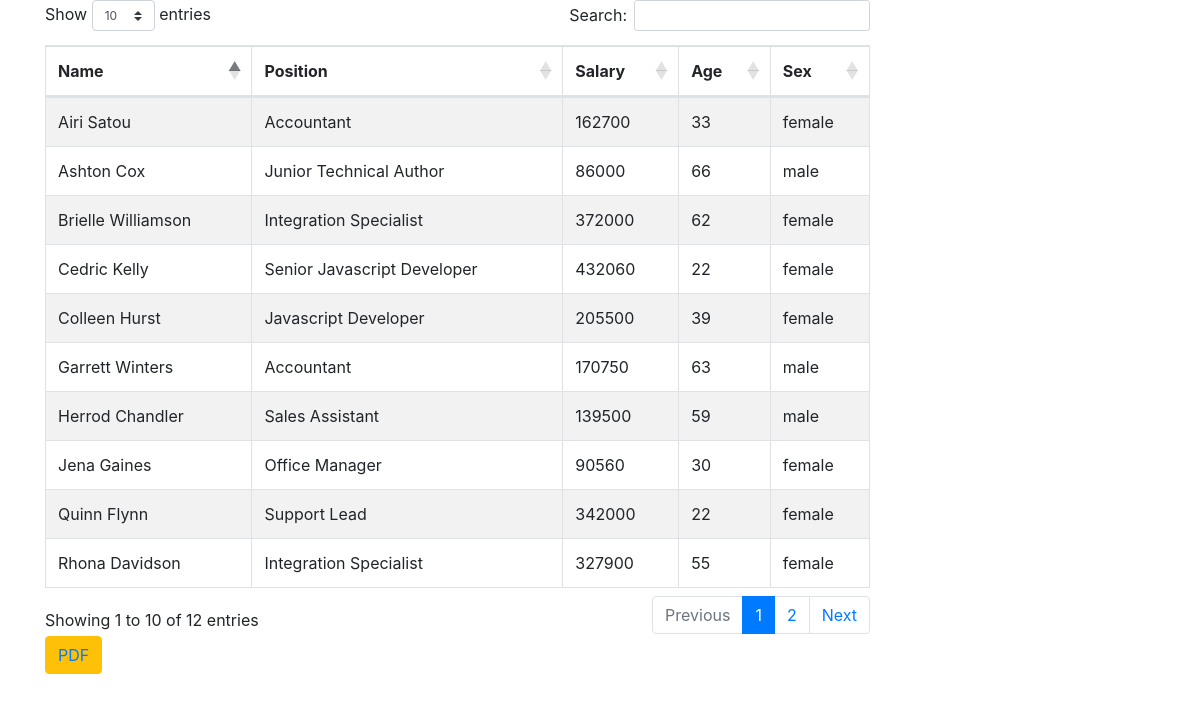
The page / on the database its author committed.
### tables this page shows
CREATE TABLE `employee` (
  `empId` int(11) NOT NULL,
  `empName` varchar(45) NOT NULL,
  `position` varchar(2000) NOT NULL,
  `salary` float NOT NULL,
  `age` int(11) NOT NULL,
  `sex` varchar(10) NOT NULL
);

### include/function.php (the view, shortened to what this page needs)
<?php
function fetch_data($conn)
{
	$output= "";
	$q="SELECT empName,position,salary,age,sex FROM `employee`";
	$r=mysqli_query($conn,$q);
	$numrows=mysqli_num_rows($r);
	if($numrows>0)
	{
		while($row = mysqli_fetch_array($r))
		{
			$output.='
				<tr>
				<td>'.$row['empName'].'</td>
				<td>'.$row['position'].'</td>
				<td>'.$row['salary'].'</td>
				<td>'.$row['age'].'</td>
				<td>'.$row['sex'].'</td>
				</tr>';
		}
	}
	else
	{
		$output.='
				<tr>
				<td colspan="5" align="center">No Records Found</td>
				</tr>';
	}
	return $output;
}
?>

### index.php (shortened to what this page needs)
<?php
include_once('include/common.php');
?>
<!DOCTYPE html>
<html lang="en">
<?php include('header.php');?>
<body>
<div class="container">
	<div class="row">
		<div class="col-sm-9">
			<table id="example" class="table table-striped table-responsive-sm table-bordered" style="width:100%">
				<thead>
					<tr>
						<th>Name</th>
						<th>Position</th>
						<th>Salary</th>
						<th>Age</th>
						<th>Sex</th>
						</tr>
				</thead>
				<tbody>
				<?php echo fetch_data($conn); ?>
				</tbody>
			</table>
		</div>
		<div class="col-sm-3">
		</div>
	</div>
	<button type="button" class="btn btn-warning">
	<a href="fpdf.php" target="_blank">PDF</a>
    </button>
	</div>
	</body>
</html>

### header.php (shortened to what this page needs)
<head>
	<link rel="stylesheet" type="text/css"
	href="https://cdnjs.cloudflare.com/ajax/libs/twitter-bootstrap/4.1.1/css/bootstrap.css"/>
	<link rel="stylesheet" type="text/css" href="https://cdn.datatables.net/1.10.19/css/dataTables.bootstrap4.min.css"/>
</head>

### rows shown on the page
employee: empName "Garrett Winters", position "Accountant", salary "170750", age "63", sex "male"
employee: empName "Ashton Cox", position "Junior Technical Author", salary "86000", age "66", sex "male"
employee: empName "Cedric Kelly", position "Senior Javascript Developer", salary "432060", age "22", sex "female"
employee: empName "Airi Satou", position "Accountant", salary "162700", age "33", sex "female"
employee: empName "Brielle Williamson", position "Integration Specialist", salary "372000", age "62", sex "female"
employee: empName "Herrod Chandler", position "Sales Assistant", salary "139500", age "59", sex "male"
employee: empName "Rhona Davidson", position "Integration Specialist", salary "327900", age "55", sex "female"
employee: empName "Colleen Hurst", position "Javascript Developer", salary "205500", age "39", sex "female"
employee: empName "Jena Gaines", position "Office Manager", salary "90560", age "30", sex "female"
employee: empName "Quinn Flynn", position "Support Lead", salary "342000", age "22", sex "female"
